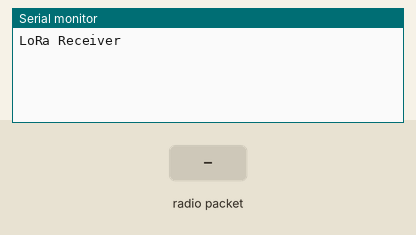
The sketch below on a simulated Arduino Uno, built with avr-gcc and run on an emulated ATmega328P. Parts: the last lines printed to the serial monitor. The test bench sets the inputs (shaded band). No radio packets arrive unless stated.

Above: at 1.2 s.
1.3 s: radio packet "1" arrives
At 1.9 s:
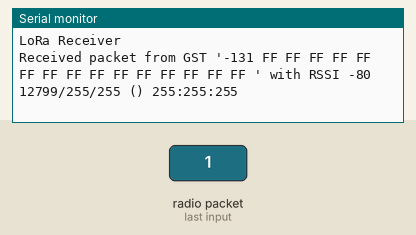
2.8 s: radio packet "0" arrives
At 4.0 s:
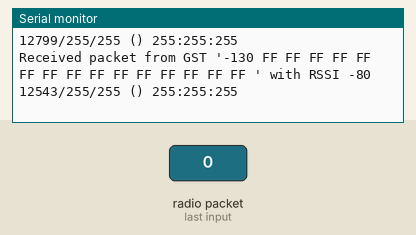
4.3 s: radio packet "2" arrives
At 5.4 s:
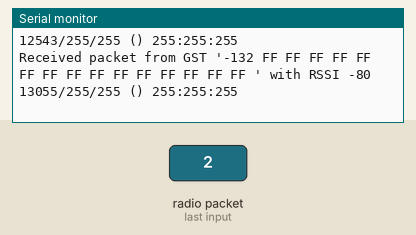

Measured:
- after the input at 1.3 s, the serial monitor: prints a new line at once (image 1)
- after the input at 2.8 s, the serial monitor: prints a new line at once (image 2)
- after the input at 4.3 s, the serial monitor: prints a new line at once (image 3)

The sketch:

kitsune_GST_receiver.ino
```cpp
#include <SPI.h>
#include <LoRa.h>

char daysOfTheWeek[7][12] = {"Sunday", "Monday", "Tuesday", "Wednesday", "Thursday", "Friday", "Saturday"};
uint8_t pckt[16];
uint16_t Year;

void setup() {
  LoRa.setPins(7, 8, 3);
  Serial.begin(9600);
  while (!Serial);

  Serial.println("LoRa Receiver");

  if (!LoRa.begin(433E6)) {
    Serial.println("Starting LoRa failed!");
    while (1);
  }

}

void loop() {

  int packetSize = LoRa.parsePacket();
  if (packetSize) {
    // received a packet
        Serial.print("Received packet from GST '");

    // read packet
    while (LoRa.available()) {
      //      pckt= LoRa.read();
      for (int i = 0; i < 16 ; i++ ) {
        pckt[i] = LoRa.read();
      }
      Serial.print(LoRa.read());
    }
    for (int i = 0; i < 16; i++)
    {
      Serial.print(pckt[i], HEX);
      Serial.print(" ");
    }

    // print RSSI of packet
    Serial.print("' with RSSI ");
    Serial.println(LoRa.packetRssi());
    Year = (pckt[0] << 8);
    Year = Year | pckt[1];
    Serial.print (Year, DEC);
    Serial.print('/');
    Serial.print(pckt[2], DEC);
    Serial.print('/');
    Serial.print(pckt[3], DEC);
    Serial.print(" (");
    Serial.print(daysOfTheWeek[pckt[4]]);
    Serial.print(") ");
    Serial.print(pckt[5], DEC);
    Serial.print(':');
    Serial.print(pckt[6], DEC);
    Serial.print(':');
    Serial.print(pckt[7], DEC);
    Serial.println();
    Serial.println();
    delay(500);
  }

}
```
